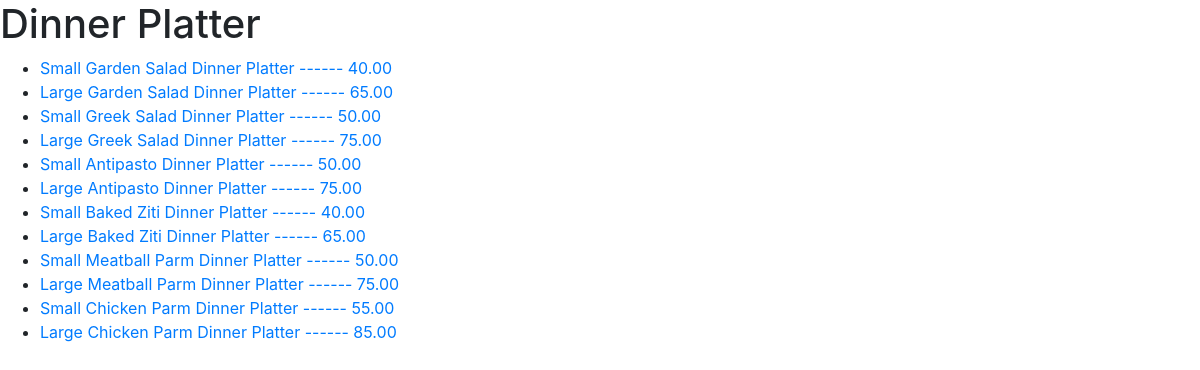
The app's page /dinner_platter with its own data.
### orders/models.py (models this page shows)
class Dinner_Platter(models.Model):
    size = models.CharField(max_length=5)
    name = models.CharField(max_length=64)
    price = models.DecimalField(max_digits=4, decimal_places=2)
    def __str__(self):
        return f"{self.size} {self.name} Dinner Platter ------ {self.price}"

### orders/views.py (the view)
# urls.py: path("dinner_platter", views.dinner_platter_view, name="dinner_platter"),
def dinner_platter_view(request):
    context = {
        "dinner_platter": Dinner_Platter.objects.all()
    }
    return render(request, "orders/dinner_platter.html", context)

### orders/templates/orders/dinner_platter.html
{% extends "orders/base.html" %}
{% block body %}
<h1>Dinner Platter</h1>
    <ul>
        {% for item in dinner_platter %}
            <li>
                <a href = "{% url 'add_dinner_platter' id=item.id %}">{{ item }}</a>
            </li>
        {% endfor %}
    </ul>
{% endblock %}

### records on screen
Dinner_Platter: size+name+price "Small Garden Salad Dinner Platter ------ 40.00"
Dinner_Platter: size+name+price "Large Garden Salad Dinner Platter ------ 65.00"
Dinner_Platter: size+name+price "Small Greek Salad Dinner Platter ------ 50.00"
Dinner_Platter: size+name+price "Large Greek Salad Dinner Platter ------ 75.00"
Dinner_Platter: size+name+price "Small Antipasto Dinner Platter ------ 50.00"
Dinner_Platter: size+name+price "Large Antipasto Dinner Platter ------ 75.00"
Dinner_Platter: size+name+price "Small Baked Ziti Dinner Platter ------ 40.00"
Dinner_Platter: size+name+price "Large Baked Ziti Dinner Platter ------ 65.00"
Dinner_Platter: size+name+price "Small Meatball Parm Dinner Platter ------ 50.00"
Dinner_Platter: size+name+price "Large Meatball Parm Dinner Platter ------ 75.00"
Dinner_Platter: size+name+price "Small Chicken Parm Dinner Platter ------ 55.00"
Dinner_Platter: size+name+price "Large Chicken Parm Dinner Platter ------ 85.00"
